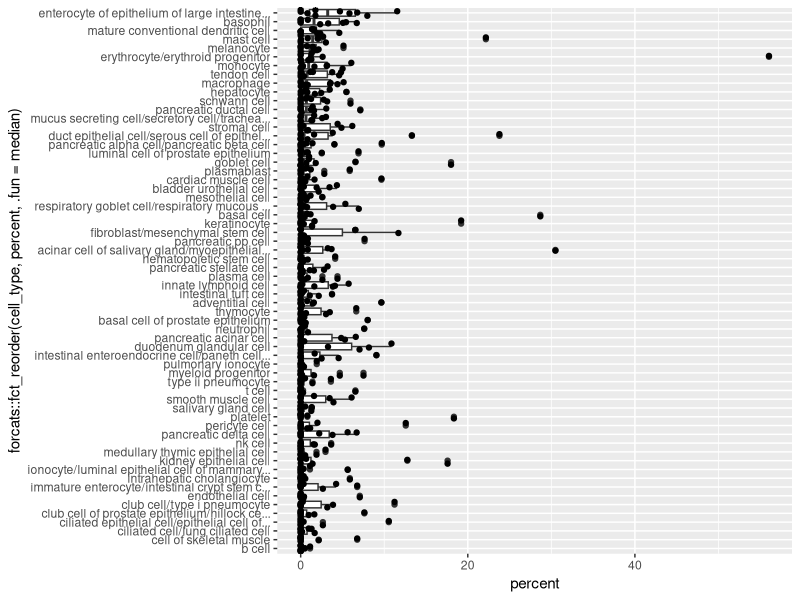
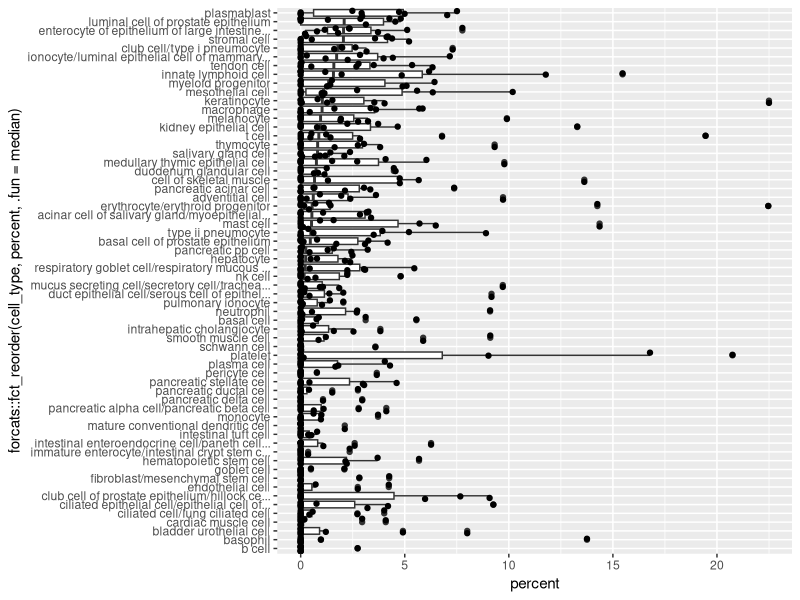
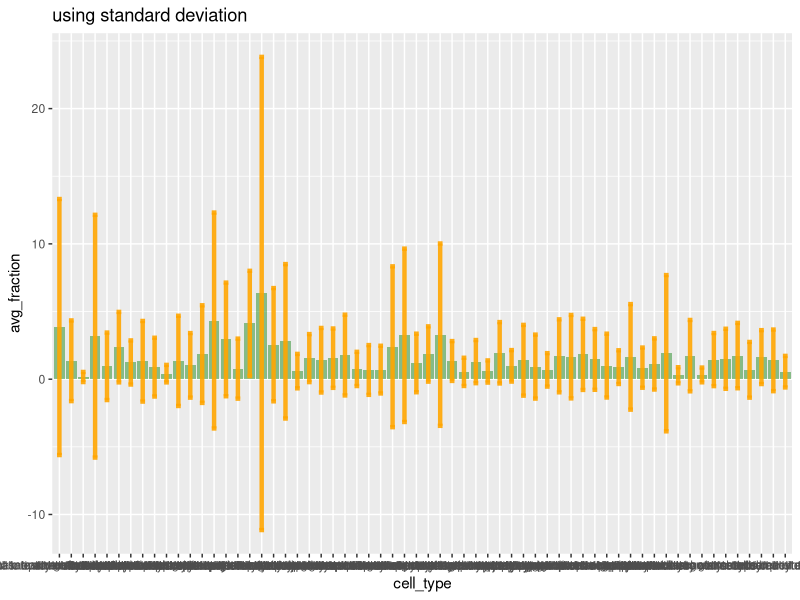

Recreate these plots in R, in order.
library(ggplot2)
library(dplyr)
library(tidyr)
VAN_fractions<-read.csv("./VAN_cfRNA_fractions_05032024.csv")
# Data tidying
VAN_fractions <- VAN_fractions[-c(2,3,4)] #remove some duplicate columns and rows
VAN_fractions <- VAN_fractions[-c(63,64),]
VAN_fractions <-tibble(VAN_fractions)
VAN_fractions<-rename(VAN_fractions, "C"=starts_with("C"), "T"=starts_with("T")) #rename columns for simplicity

# very terrible code to tidy up our data
tidy_data<-VAN_fractions %>% 
  pivot_longer(
    cols= matches("[TC]"),
    names_to = "samples",
    values_to= "fraction"
  ) %>% 
  mutate(group=if_else(substr(samples,1,1)=="C","control","ad")) %>%  
  rename("cell_type"="X") %>%
  mutate(percent=fraction*100)

#Get the mean fractions of each cell type
control_means <- tidy_data |>
  filter(group=="control") |>
  group_by(cell_type) |>
  summarize(avg_fraction=mean(percent), sd=sd(percent)) |>
  arrange(avg_fraction)

ad_means <- tidy_data |>
  filter(group=="ad") |>
  group_by(cell_type) |>
  summarize(avg_fraction=mean(percent),sd=sd(percent)) |>
  arrange(avg_fraction)

# plot 
ggplot(filter(tidy_data, group=="control"), aes(x=percent,y=forcats::fct_reorder(cell_type, percent, .fun = median)))+
  geom_boxplot() + geom_jitter()+
  scale_y_discrete(label=function(x) stringr::str_trunc(x, 46)) 

ggplot(filter(tidy_data, group=="ad"), aes(x=percent,y=forcats::fct_reorder(cell_type, percent, .fun = median)))+
  geom_boxplot() + geom_jitter()+
  scale_y_discrete(label=function(x) stringr::str_trunc(x, 46)) 

# let's create a smaller plot focusing on the top ones



ggplot(control_means) +
  geom_bar(aes(x=cell_type, y=avg_fraction),stat="identity", fill="forestgreen", alpha=0.5)+
  geom_errorbar( aes(x=cell_type, ymin=avg_fraction-sd, ymax=avg_fraction+sd), width=0.4, colour="orange", alpha=0.9, size=1.5) +
  ggtitle("using standard deviation")

